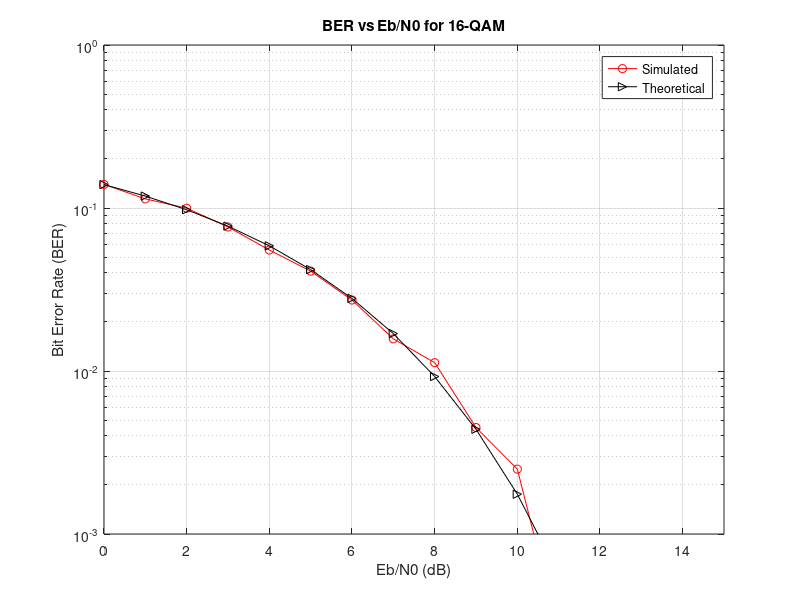

Reproduce this figure in MATLAB.
clc;
clear all;
close all;
pkg load communications

N = 4000;                     % Number of bits to transmit
x = randi([0,1], 1, N);       % Random input bits
M = 16;                       % 16-QAM
d = sqrt(2/5);                % Normalized average symbol energy

% ===== Symbol Generation =====
yy = [];
for i = 1:4:length(x)
  if     x(i)==0 && x(i+1)==0 && x(i+2)==0 && x(i+3)==0
    y = -3*d/2 + j*(-3*d/2);
  elseif x(i)==0 && x(i+1)==0 && x(i+2)==0 && x(i+3)==1
    y = -3*d/2 + j*(-d/2);
  elseif x(i)==0 && x(i+1)==0 && x(i+2)==1 && x(i+3)==1
    y = -3*d/2 + j*(d/2);
  elseif x(i)==0 && x(i+1)==0 && x(i+2)==1 && x(i+3)==0
    y = -3*d/2 + j*(3*d/2);
  elseif x(i)==0 && x(i+1)==1 && x(i+2)==0 && x(i+3)==0
    y = -d/2 + j*(-3*d/2);
  elseif x(i)==0 && x(i+1)==1 && x(i+2)==0 && x(i+3)==1
    y = -d/2 + j*(-d/2);
  elseif x(i)==0 && x(i+1)==1 && x(i+2)==1 && x(i+3)==1
    y = -d/2 + j*(d/2);
  elseif x(i)==0 && x(i+1)==1 && x(i+2)==1 && x(i+3)==0
    y = -d/2 + j*(3*d/2);
  elseif x(i)==1 && x(i+1)==1 && x(i+2)==0 && x(i+3)==0
    y = d/2 + j*(-3*d/2);
  elseif x(i)==1 && x(i+1)==1 && x(i+2)==0 && x(i+3)==1
    y = d/2 + j*(-d/2);
  elseif x(i)==1 && x(i+1)==1 && x(i+2)==1 && x(i+3)==1
    y = d/2 + j*(d/2);
  elseif x(i)==1 && x(i+1)==1 && x(i+2)==1 && x(i+3)==0
    y = d/2 + j*(3*d/2);
  elseif x(i)==1 && x(i+1)==0 && x(i+2)==0 && x(i+3)==0
    y = 3*d/2 + j*(-3*d/2);
  elseif x(i)==1 && x(i+1)==0 && x(i+2)==0 && x(i+3)==1
    y = 3*d/2 + j*(-d/2);
  elseif x(i)==1 && x(i+1)==0 && x(i+2)==1 && x(i+3)==1
    y = 3*d/2 + j*(d/2);
  elseif x(i)==1 && x(i+1)==0 && x(i+2)==1 && x(i+3)==0
    y = 3*d/2 + j*(3*d/2);
  endif
  yy = [yy y]; % Transmitted symbols
endfor

% ===== Reference Symbol Mapping =====
ref_symbols = [
  -3*d/2+j*(-3*d/2), -3*d/2+j*(-d/2), -3*d/2+j*(d/2), -3*d/2+j*(3*d/2), ...
  -d/2+j*(-3*d/2),  -d/2+j*(-d/2),  -d/2+j*(d/2),  -d/2+j*(3*d/2), ...
   d/2+j*(-3*d/2),   d/2+j*(-d/2),   d/2+j*(d/2),   d/2+j*(3*d/2), ...
   3*d/2+j*(-3*d/2), 3*d/2+j*(-d/2), 3*d/2+j*(d/2), 3*d/2+j*(3*d/2)
];

ber_simulated = [];
ber_theoretical = [];

% ===== Loop over Eb/N0 =====
for EbN0db = 0:15
  EbN0 = 10^(EbN0db/10);
  n = (1/sqrt(2))*(randn(1, length(yy)) + 1j*randn(1, length(yy)));
  sigma = sqrt(1/((log2(M))*EbN0));
  r = yy + sigma*n; % Received signal

  % ===== Detection by Minimum Euclidean Distance =====
  min_dist_index = zeros(1, length(r));
  for i = 1:length(r)
    [~, idx] = min(abs(r(i) - ref_symbols));
    min_dist_index(i) = idx;
  endfor

  % ===== Bit Estimation =====
  symbol_bits = [
    0 0 0 0; 0 0 0 1; 0 0 1 1; 0 0 1 0;
    0 1 0 0; 0 1 0 1; 0 1 1 1; 0 1 1 0;
    1 1 0 0; 1 1 0 1; 1 1 1 1; 1 1 1 0;
    1 0 0 0; 1 0 0 1; 1 0 1 1; 1 0 1 0
  ];
  x_estimated = reshape(symbol_bits(min_dist_index, :).', 1, []);

  % ===== BER Calculation =====
  ber_simulated = [ber_simulated sum(x ~= x_estimated) / N];
  ber_theoretical = [ber_theoretical (3/(2*log2(M)))*erfc(sqrt(2*EbN0/5))];
endfor

% ===== BER Plot =====
EbN0db = 0:15;
semilogy(EbN0db, ber_simulated, 'ro-', EbN0db, ber_theoretical, 'k>-');
title('BER vs Eb/N0 for 16-QAM');
xlabel('Eb/N0 (dB)');
ylabel('Bit Error Rate (BER)');
grid on;
legend('Simulated', 'Theoretical');
axis([0 15 1e-3 1]);
